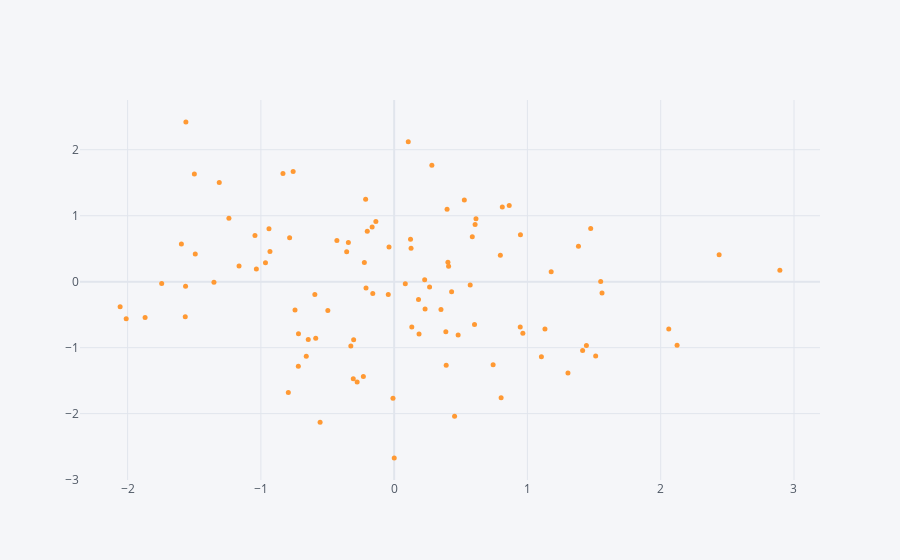

The notebook cell saved with this chart:
### Code cell
df.iplot(kind='scatter', x='A', y='B', mode='markers', size=5)
